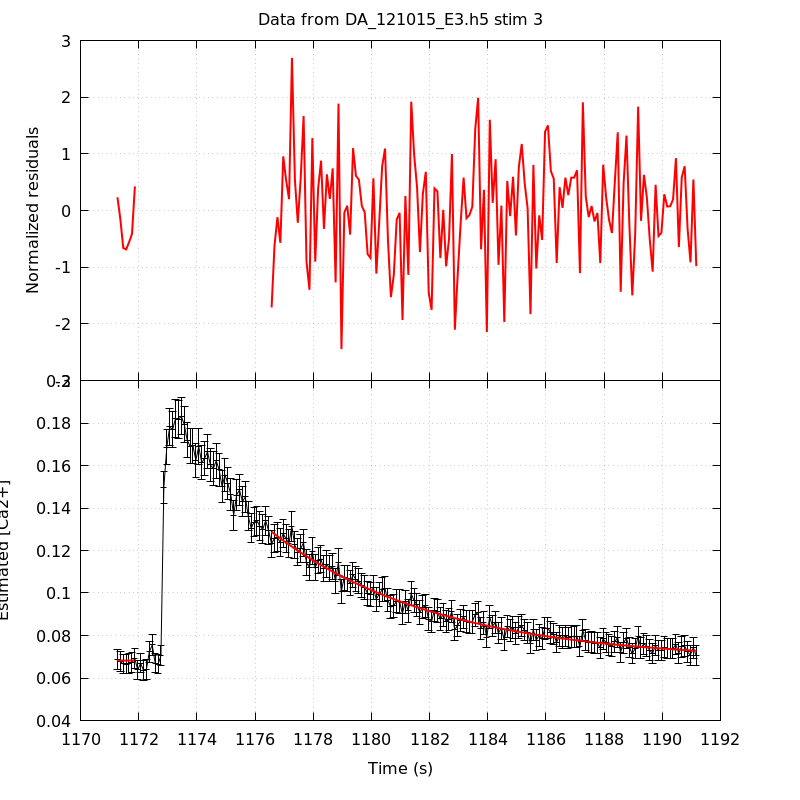

The gnuplot source for this figure:
unset key
set grid
set multiplot title 'Data from DA_121015_E3.h5 stim 3' noenhanced layout 2,1 margins 0.1,0.9,0.1,0.95 spacing 0,0
set ylabel 'Normalized residuals'
set xtics format ''
plot 'DA_121015_E3_aba_RatioFit_s3' using 1:4 with lines linecolor rgb 'red' linewidth 2
set format x '%g'
set xlabel 'Time (s)'
set ylabel 'Estimated [Ca2+]'
plot 'DA_121015_E3_aba_CaRatio_s3' using 1:2:($3*1.96) with yerrorlines \
     linecolor rgb 'black' linewidth 1,                \
     'DA_121015_E3_aba_RatioFit_s3' using 1:3 with lines linecolor rgb 'red'\
     linewidth 2
unset multiplot
